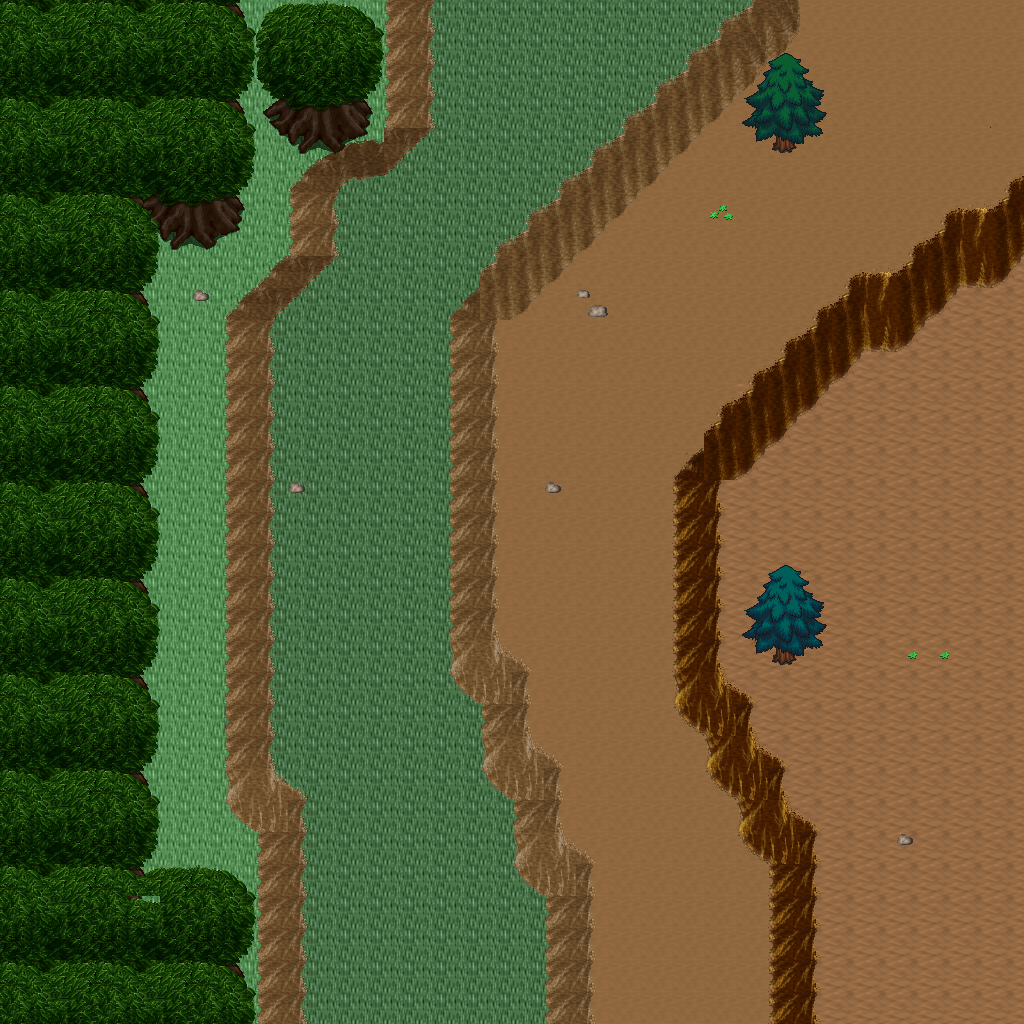

A level layout from a 2D game, rendered from its tile map. Below: a short description, then the map file with tile-grid data replaced by summaries:
An orthogonal 32x32 tile map with 32x32 px tiles, 5 tile layers (Ground, Objects, Objects2, Above, ...), 1 hidden layer not drawn, 12 tilesets.

<map version="1.10" tiledversion="1.11.0" orientation="orthogonal" renderorder="right-down" width="32" height="32" tilewidth="32" tileheight="32" infinite="0" nextlayerid="11" nextobjectid="1">
 <tileset firstgid="1" name="logic_collision" tilewidth="32" tileheight="32" tilecount="1" columns="1">
  <image source="../drawable/logic_collision.png" width="32" height="32" />
 </tileset>
 <tileset firstgid="2" name="ground_ground" tilewidth="32" tileheight="32" tilecount="33" columns="3">
  <image source="../drawable/ground_ground.png" width="96" height="352" />
 </tileset>
 <tileset firstgid="35" name="ground_ridge_earth_pale" tilewidth="32" tileheight="32" tilecount="96" columns="12">
  <image source="../drawable/ground_ridge_earth_pale.png" width="384" height="256" />
 </tileset>
 <tileset firstgid="131" name="ground_ridge_earth_dark" tilewidth="32" tileheight="32" tilecount="96" columns="12">
  <image source="../drawable/ground_ridge_earth_dark.png" width="384" height="256" />
 </tileset>
 <tileset firstgid="227" name="terrain_desert" tilewidth="32" tileheight="32" tilecount="88" columns="8">
  <image source="../drawable/terrain_desert.png" width="256" height="352" />
 </tileset>
 <tileset firstgid="315" name="plant_tree_tree_darkgreen" tilewidth="32" tileheight="32" tilecount="88" columns="8">
  <image source="../drawable/plant_tree_tree_darkgreen.png" width="256" height="352" />
 </tileset>
 <tileset firstgid="403" name="ground_rock_pebbles" tilewidth="32" tileheight="32" tilecount="3" columns="1">
  <image source="../drawable/ground_rock_pebbles.png" width="32" height="96" />
 </tileset>
 <tileset firstgid="406" name="ground_sand_2" tilewidth="32" tileheight="32" tilecount="15" columns="5">
  <image source="../drawable/ground_sand_2.png" width="160" height="96" />
 </tileset>
 <tileset firstgid="421" name="plant_cactus_2" tilewidth="32" tileheight="32" tilecount="10" columns="5">
  <image source="../drawable/plant_cactus_2.png" width="160" height="64" />
 </tileset>
 <tileset firstgid="431" name="plant_cactus" tilewidth="32" tileheight="32" tilecount="2" columns="1">
  <image source="../drawable/plant_cactus.png" width="32" height="64" />
 </tileset>
 <tileset firstgid="433" name="plant_star_shaped_plants" tilewidth="32" tileheight="32" tilecount="6" columns="2">
  <image source="../drawable/plant_star_shaped_plants.png" width="64" height="96" />
 </tileset>
 <tileset firstgid="439" name="plant_tree_evergreen" tilewidth="32" tileheight="32" tilecount="36" columns="3">
  <image source="../drawable/plant_tree_evergreen.png" width="96" height="384" />
 </tileset>
 <layer id="1" name="Ground" width="32" height="32">
  <data>[1024 cells, 1024 non-empty, 4 distinct tile ids]</data>
 </layer>
 <layer id="2" name="Objects" width="32" height="32">
  <data>[1024 cells, 300 non-empty, 53 distinct tile ids]</data>
 </layer>
 <layer id="3" name="Objects2" width="32" height="32">
  <data>[1024 cells, 8 non-empty, 8 distinct tile ids]</data>
 </layer>
 <layer id="4" name="Above" width="32" height="32">
  <data>[1024 cells, 225 non-empty, 42 distinct tile ids]</data>
 </layer>
 <layer id="5" name="Above2" width="32" height="32">
  <data>[1024 cells, 0 non-empty, 0 distinct tile ids]</data>
 </layer>
 <layer id="6" name="Walkable" width="32" height="32" visible="0">
  <data>[1024 cells, 386 non-empty, 1 distinct tile ids]</data>
 </layer>
 <objectgroup id="7" name="Mapevents" />
 <objectgroup id="8" name="Spawn" />
 <objectgroup id="9" name="Keys" />
 <objectgroup id="10" name="Replace" />
</map>
